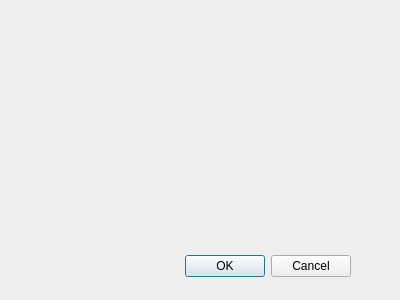
<?xml version="1.0" encoding="UTF-8"?>
<ui version="4.0">
 <class>Dialog</class>
 <widget class="QDialog" name="Dialog">
  <property name="geometry">
   <rect>
    <x>0</x>
    <y>0</y>
    <width>400</width>
    <height>300</height>
   </rect>
  </property>
  <property name="windowTitle">
   <string>Dialog</string>
  </property>
  <widget class="QDialogButtonBox" name="buttonBox">
   <property name="geometry">
    <rect>
     <x>10</x>
     <y>250</y>
     <width>341</width>
     <height>32</height>
    </rect>
   </property>
   <property name="orientation">
    <enum>Qt::Horizontal</enum>
   </property>
   <property name="standardButtons">
    <set>QDialogButtonBox::Cancel|QDialogButtonBox::Ok</set>
   </property>
  </widget>
  <widget class="QWidget" name="gridLayoutWidget">
   <property name="geometry">
    <rect>
     <x>20</x>
     <y>10</y>
     <width>341</width>
     <height>221</height>
    </rect>
   </property>
   <layout class="QGridLayout" name="gridLayout"/>
  </widget>
 </widget>
 <resources/>
 <connections>
  <connection>
   <sender>buttonBox</sender>
   <signal>accepted()</signal>
   <receiver>Dialog</receiver>
   <slot>accept()</slot>
   <hints>
    <hint type="sourcelabel">
     <x>248</x>
     <y>254</y>
    </hint>
    <hint type="destinationlabel">
     <x>157</x>
     <y>274</y>
    </hint>
   </hints>
  </connection>
  <connection>
   <sender>buttonBox</sender>
   <signal>rejected()</signal>
   <receiver>Dialog</receiver>
   <slot>reject()</slot>
   <hints>
    <hint type="sourcelabel">
     <x>316</x>
     <y>260</y>
    </hint>
    <hint type="destinationlabel">
     <x>286</x>
     <y>274</y>
    </hint>
   </hints>
  </connection>
 </connections>
</ui>
